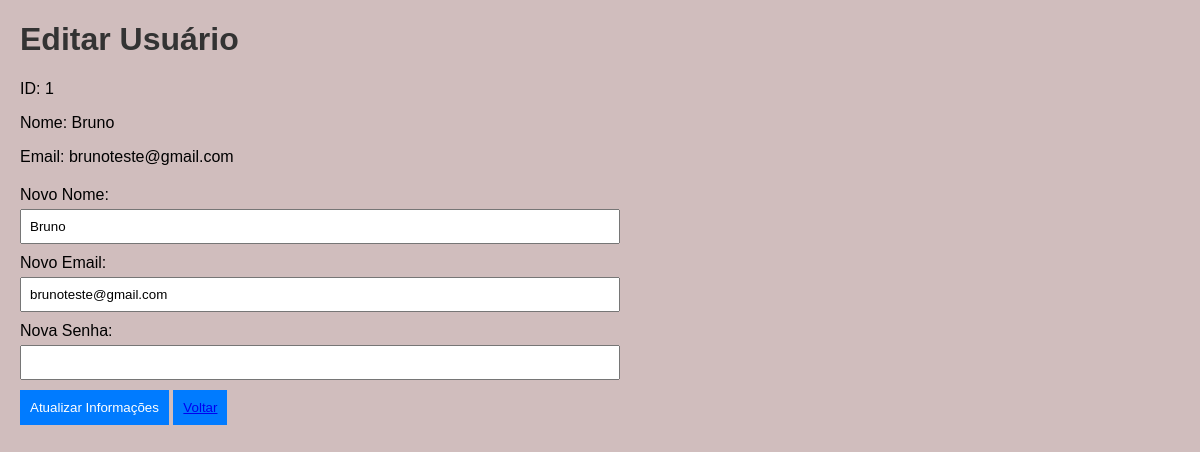
/admin/edit_user.php?id=1 (signed in), run on the app's committed database.
### tables this page shows
CREATE TABLE `utilizadores` (
  `id_utilizadores` int NOT NULL AUTO_INCREMENT,
  `nome_utilizador` varchar(45) NOT NULL,
  `senha` varchar(1000) NOT NULL,
  `email` varchar(45) NOT NULL,
  `privilegios` int DEFAULT '0',
  PRIMARY KEY (`id_utilizadores`),
  UNIQUE KEY `nome_utilizador_UNIQUE` (`nome_utilizador`),
  UNIQUE KEY `email_UNIQUE` (`email`)
);

### admin/edit_user.php (the view, shortened to what this page needs)
<?php
require('../config/config.php');
$user_id = isset($_GET['id']) ? $_GET['id'] : null;
$sql_user = "SELECT id_utilizadores, nome_utilizador, email FROM utilizadores WHERE id_utilizadores = ?";
$stmt_user = $conn->prepare($sql_user);
$stmt_user->bind_param("i", $user_id);
$stmt_user->execute();
$result_user = $stmt_user->get_result();
if ($result_user->num_rows === 1) {
    $user_info = $result_user->fetch_assoc();
} else {
    $_SESSION['edit_error'] = "Usuário não encontrado.";
    header("Location: admin_users.php");
    exit();
}
?>
<!DOCTYPE html>
<html lang="en">
<head>
    <link rel="stylesheet" href="../css/edit_user.css">
</head>
<body>
    <h1>Editar Usuário</h1>
    <p>ID: <?php echo $user_info['id_utilizadores']; ?></p>
    <p>Nome: <?php echo $user_info['nome_utilizador']; ?></p>
    <p>Email: <?php echo $user_info['email']; ?></p>
    <form action="edit_user.php?id=<?php echo $user_id; ?>" method="post">
        <label for="nome">Novo Nome:</label>
        <input type="text" id="nome" name="nome" value="<?php echo $user_info['nome_utilizador']; ?>" required>
        <label for="email">Novo Email:</label>
        <input type="email" id="email" name="email" value="<?php echo $user_info['email']; ?>" required>
        <label for="senha">Nova Senha:</label>
        <input type="password" id="senha" name="senha">
        <button type="submit" name="atualizar-info">Atualizar Informações</button>
        <button><a href="admin_users.php">Voltar</a></button>
    </form>
</body>
</html>

### css/edit_user.css (style rules this page uses)
body { font-family: Arial, sans-serif; margin: 20px; background-color: #d0bdbd; }
h1 { color: #333; }
form { width: 50%; margin-top: 20px; }
label { display: block; margin-bottom: 5px; }
input { width: 100%; padding: 8px; margin-bottom: 10px; }
button { padding: 10px; background-color: #007bff; color: #fff; border: none; cursor: pointer; }

### data on the page
utilizadores: id_utilizadores "1", nome_utilizador "Bruno", email "brunoteste@gmail.com", nome "Bruno"
